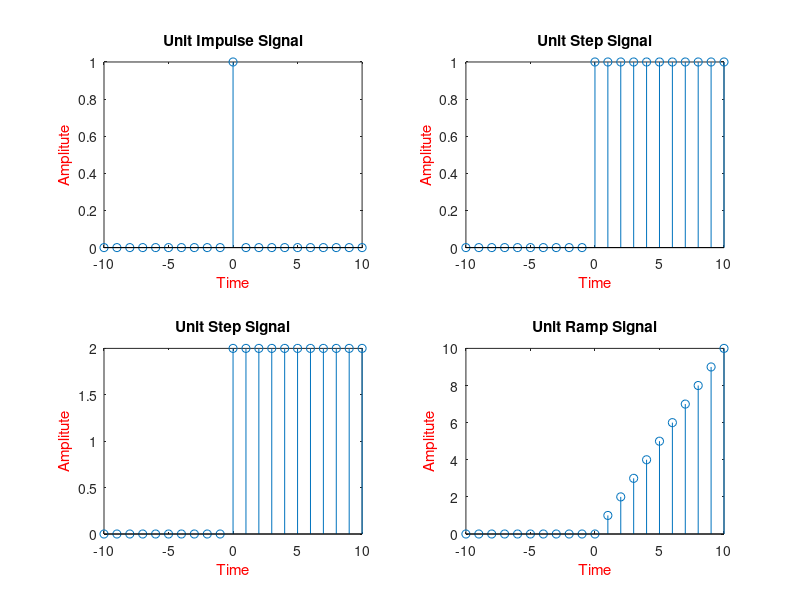

MATLAB code to generate this figure:
% Figure 1 unit impulse signal
t=-10:10;
v=[zeros(1,10),1,zeros(1,10)];
subplot(2,2,1);
stem(t,v);
xlabel('Time','color','r');
ylabel('Amplitute','color','r');
title('Unit Impulse Signal');
% Figure 2 unit step signal
t=-10:10;
v=[zeros(1,10),1,ones(1,10)];
subplot(2,2,2);
stem(t,v);
xlabel('Time','color','r');
ylabel('Amplitute','color','r');
title('Unit Step Signal');
% Figure 3 unit step signal
t=-10:10;
v=2*[zeros(1,10),1,ones(1,10)];
subplot(2,2,3);
stem(t,v);
xlabel('Time','color','r');
ylabel('Amplitute','color','r');
title('Unit Step Signal');
% Figure 4 unit ramp signal
t=-10:10;
v=[zeros(1,10),1,ones(1,10)].*t;
subplot(2,2,4);
stem(t,v);
xlabel('Time','color','r');
ylabel('Amplitute','color','r');
title('Unit Ramp Signal');